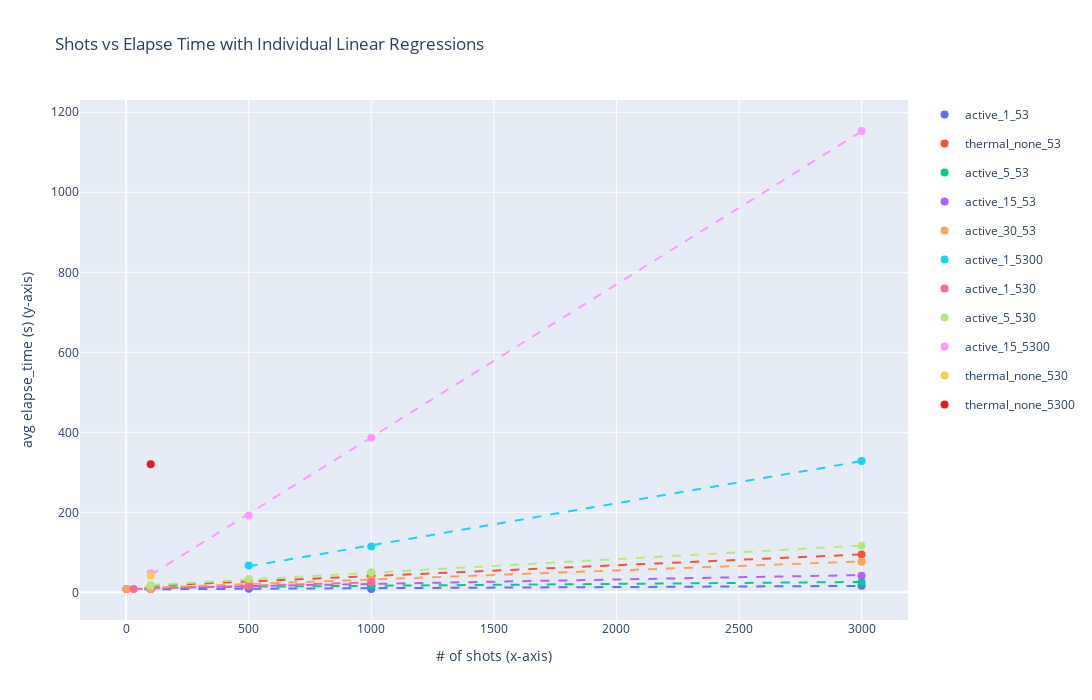

The code cell stored with this chart in its notebook:
### Code cell
import pandas as pd
import plotly.graph_objects as go
from plotly.subplots import make_subplots
import numpy as np
from sklearn.linear_model import LinearRegression
import plotly.express as px

# 데이터 생성
data = {
    'reset': ['active', 'active', 'active', 'thermal', 'thermal', 'thermal', 
              'active', 'active', 'active', 'active', 'active', 'active',
              'active', 'active', 'active', 'active', 'active', 'active',
              'thermal', 'active', 'active', 'active', 'active', 'active',
              'active', 'active', 'active', 'active', 'active', 'active',
              'active', 'active', 'active', 'active', 'active', 'active',
              'active', 'thermal', 'thermal'],
    'max_attempts': ['1', '1', '1', 'none', 'none', 'none', 
                     '5', '5', '5', '15', '15', '15',
                     '30', '30', '30', '1', '15', '30',
                     'none', '30', '15', '5', '1', '1',
                     '1', '1', '1', '1', '1', '5',
                     '5', '5', '5', '15', '15', '15',
                     '15', 'none', 'none'],
    'amp_steps': [53, 53, 53, 53, 53, 53, 
                  53, 53, 53, 53, 53, 53,
                  53, 53, 53, 53, 53, 53,
                  53, 53, 53, 53, 53, 5300,
                  530, 5300, 5300, 530, 530, 530,
                  530, 530, 530, 5300, 5300, 5300,
                  5300, 530, 5300],
    'shots': [100, 500, 1000, 100, 500, 1000,
              100, 500, 1000, 100, 500, 1000,
              100, 500, 1000, 1, 1, 1,
              3000, 3000, 3000, 3000, 3000, 3000,
              30, 500, 1000, 1000, 500, 100,
              500, 1000, 3000, 100, 500, 1000,
              3000, 100, 100],
    'elapse_time': [8.35, 8.69, 8.53, 16.65, 25.93, 41.7,
                    8.58, 16.69, 17.965, 8.365, 16.71, 25.295,
                    8.37, 25.08, 33.44, 8.325, 8.365, 8.355,
                    94.63, 76.25, 41.67, 24.99, 16.72, 328.38,
                    8.35, 67.06, 114.82, 24.95, 16.66, 16.64,
                    33.38, 49.92, 116.69, 47.9, 192.06, 386.65,
                    1153.2, 41.71, 320.12]
}

df = pd.DataFrame(data)

# 레전드를 위한 조합 생성
df['legend'] = df['reset'] + '_' + df['max_attempts'].astype(str) + '_' + df['amp_steps'].astype(str)

# 고유한 레전드 값들
unique_legends = df['legend'].unique()

# 색상 팔레트 생성
colors = px.colors.qualitative.Plotly + px.colors.qualitative.Set1 + px.colors.qualitative.Set2

# Plotly 그래프 생성
fig = go.Figure()

# 회귀 분석 결과 저장용 리스트
regression_results = []

# 각 레전드 그룹별로 산점도와 회귀선 추가
for i, legend in enumerate(unique_legends):
    subset = df[df['legend'] == legend]
    color = colors[i % len(colors)]
    
    # 산점도 추가
    fig.add_trace(go.Scatter(
        x=subset['shots'],
        y=subset['elapse_time'],
        mode='markers',
        name=legend,
        marker=dict(
            size=8,
            color=color
        ),
        legendgroup=legend,  # 같은 레전드 그룹으로 묶기
        showlegend=True
    ))
    
    # 데이터 포인트가 2개 이상일 때만 회귀선 추가
    if len(subset) >= 2:
        X = subset['shots'].values.reshape(-1, 1)
        y = subset['elapse_time'].values
        
        # 선형 회귀 모델 학습
        model = LinearRegression()
        model.fit(X, y)
        
        # 회귀선을 위한 x 값 생성
        x_min, x_max = subset['shots'].min(), subset['shots'].max()
        
        # x_min과 x_max가 같은 경우 처리
        if x_min == x_max:
            x_range = np.array([x_min - 10, x_min, x_min + 10])
        else:
            x_range = np.linspace(x_min, x_max, 50)
        
        y_pred = model.predict(x_range.reshape(-1, 1))
        
        # 회귀선 추가
        fig.add_trace(go.Scatter(
            x=x_range,
            y=y_pred,
            mode='lines',
            name=f'{legend}_regression',
            line=dict(color=color, width=2, dash='dash'),
            legendgroup=legend,  # 같은 레전드 그룹으로 묶기
            showlegend=False  # 회귀선은 레전드에서 숨기기
        ))
        
        # 회귀 분석 결과 저장
        regression_results.append({
            'legend': legend,
            'a (slope)': model.coef_[0],
            'b (intercept)': model.intercept_,
            'n_points': len(subset),
            'equation': f'y = {model.coef_[0]:.4f}x + {model.intercept_:.2f}'
        })

# 레이아웃 설정
fig.update_layout(
    title='Shots vs Elapse Time with Individual Linear Regressions',
    xaxis_title='# of shots (x-axis)',
    yaxis_title='avg elapse_time (s) (y-axis)',
    hovermode='closest',
    width=1200,
    height=700,
    legend=dict(
        orientation="v",
        yanchor="top",
        y=1,
        xanchor="left",
        x=1.02
    )
)

# 그래프 표시
fig.show()

# 회귀 분석 결과 출력
print("\n" + "="*70)
print("각 레전드별 선형 회귀 분석 결과 (y = ax + b)")
print("="*70)

# 결과를 DataFrame으로 변환하여 보기 좋게 출력
results_df = pd.DataFrame(regression_results)
results_df = results_df.sort_values('legend')

for idx, row in results_df.iterrows():
    print(f"\n레전드: {row['legend']}")
    print(f"  방정식: {row['equation']}")
    print(f"  기울기 (a): {row['a (slope)']:.6f}")
    print(f"  절편 (b): {row['b (intercept)']:.4f}")
    print(f"  데이터 포인트 수: {row['n_points']}")

# 요약 테이블 출력
print("\n" + "="*70)
print("회귀 분석 요약 테이블")
print("="*70)

# 보기 좋게 정렬된 테이블 출력
summary_df = results_df[['legend', 'a (slope)', 'b (intercept)', 'n_points']].copy()
summary_df['a (slope)'] = summary_df['a (slope)'].round(6)
summary_df['b (intercept)'] = summary_df['b (intercept)'].round(4)

# pandas 출력 옵션 설정
pd.set_option('display.max_columns', None)
pd.set_option('display.width', None)
pd.set_option('display.max_colwidth', None)

print(summary_df.to_string(index=False))

# CSV로 저장 (옵션)
save_to_csv = input("\n\n결과를 CSV 파일로 저장하시겠습니까? (y/n): ")
if save_to_csv.lower() == 'y':
    results_df.to_csv('regression_results.csv', index=False)
    print("regression_results.csv 파일로 저장되었습니다.")

### Figure 1 — Plotly figure (JSON) as saved in the notebook; plotly's stock layout.template omitted (floating-point values rounded to 4 significant figures)
{"data": [{"legendgroup": "active_1_53", "marker": {"color": "#636EFA", "size": 8}, "mode": "markers", "name": "active_1_53", "showlegend": true, "type": "scatter", "x": [100, 500, 1000, 1, 3000], "y": [8.35, 8.69, 8.53, 8.325, 16.72]}, {"legendgroup": "active_1_53", "line": {"color": "#636EFA", "dash": "dash", "width": 2}, "mode": "lines", "name": "active_1_53_regression", "showlegend": false, "type": "scatter", "x": [1, 62.2, 123.4, 184.6, 245.8, 307.0, 368.2, 429.4, 490.6, 551.8, 613.0, 674.2, 735.4, 796.7, 857.9, 919.1, 980.3, 1041.0, 1103.0, 1164.0, 1225.0, 1286.0, 1347.0, 1409.0, 1470.0, 1531.0, 1592.0, 1654.0, 1715.0, 1776.0, 1837.0, 1898.0, 1960.0, 2021.0, 2082.0, 2143.0, 2204.0, 2266.0, 2327.0, 2388.0, 2449.0, 2510.0, 2572.0, 2633.0, 2694.0, 2755.0, 2816.0, 2878.0, 2939.0, 3000], "y": [7.484, 7.66, 7.835, 8.011, 8.187, 8.362, 8.538, 8.714, 8.89, 9.065, 9.241, 9.417, 9.593, 9.768, 9.944, 10.12, 10.3, 10.47, 10.65, 10.82, 11.0, 11.17, 11.35, 11.53, 11.7, 11.88, 12.05, 12.23, 12.4, 12.58, 12.76, 12.93, 13.11, 13.28, 13.46, 13.63, 13.81, 13.99, 14.16, 14.34, 14.51, 14.69, 14.86, 15.04, 15.22, 15.39, 15.57, 15.74, 15.92, 16.09]}, {"legendgroup": "thermal_none_53", "marker": {"color": "#EF553B", "size": 8}, "mode": "markers", "name": "thermal_none_53", "showlegend": true, "type": "scatter", "x": [100, 500, 1000, 3000], "y": [16.65, 25.93, 41.7, 94.63]}, {"legendgroup": "thermal_none_53", "line": {"color": "#EF553B", "dash": "dash", "width": 2}, "mode": "lines", "name": "thermal_none_53_regression", "showlegend": false, "type": "scatter", "x": [100, 159.2, 218.4, 277.6, 336.7, 395.9, 455.1, 514.3, 573.5, 632.7, 691.8, 751.0, 810.2, 869.4, 928.6, 987.8, 1047.0, 1106.0, 1165.0, 1224.0, 1284.0, 1343.0, 1402.0, 1461.0, 1520.0, 1580.0, 1639.0, 1698.0, 1757.0, 1816.0, 1876.0, 1935.0, 1994.0, 2053.0, 2112.0, 2171.0, 2231.0, 2290.0, 2349.0, 2408.0, 2467.0, 2527.0, 2586.0, 2645.0, 2704.0, 2763.0, 2822.0, 2882.0, 2941.0, 3000], "y": [16.32, 17.92, 19.52, 21.12, 22.72, 24.32, 25.93, 27.53, 29.13, 30.73, 32.33, 33.93, 35.53, 37.13, 38.74, 40.34, 41.94, 43.54, 45.14, 46.74, 48.34, 49.95, 51.55, 53.15, 54.75, 56.35, 57.95, 59.55, 61.15, 62.76, 64.36, 65.96, 67.56, 69.16, 70.76, 72.36, 73.97, 75.57, 77.17, 78.77, 80.37, 81.97, 83.57, 85.18, 86.78, 88.38, 89.98, 91.58, 93.18, 94.78]}, {"legendgroup": "active_5_53", "marker": {"color": "#00CC96", "size": 8}, "mode": "markers", "name": "active_5_53", "showlegend": true, "type": "scatter", "x": [100, 500, 1000, 3000], "y": [8.58, 16.69, 17.96, 24.99]}, {"legendgroup": "active_5_53", "line": {"color": "#00CC96", "dash": "dash", "width": 2}, "mode": "lines", "name": "active_5_53_regression", "showlegend": false, "type": "scatter", "x": [100, 159.2, 218.4, 277.6, 336.7, 395.9, 455.1, 514.3, 573.5, 632.7, 691.8, 751.0, 810.2, 869.4, 928.6, 987.8, 1047.0, 1106.0, 1165.0, 1224.0, 1284.0, 1343.0, 1402.0, 1461.0, 1520.0, 1580.0, 1639.0, 1698.0, 1757.0, 1816.0, 1876.0, 1935.0, 1994.0, 2053.0, 2112.0, 2171.0, 2231.0, 2290.0, 2349.0, 2408.0, 2467.0, 2527.0, 2586.0, 2645.0, 2704.0, 2763.0, 2822.0, 2882.0, 2941.0, 3000], "y": [12.05, 12.34, 12.62, 12.9, 13.18, 13.46, 13.75, 14.03, 14.31, 14.59, 14.87, 15.16, 15.44, 15.72, 16.0, 16.28, 16.57, 16.85, 17.13, 17.41, 17.69, 17.98, 18.26, 18.54, 18.82, 19.1, 19.38, 19.67, 19.95, 20.23, 20.51, 20.79, 21.08, 21.36, 21.64, 21.92, 22.2, 22.49, 22.77, 23.05, 23.33, 23.61, 23.9, 24.18, 24.46, 24.74, 25.02, 25.31, 25.59, 25.87]}, {"legendgroup": "active_15_53", "marker": {"color": "#AB63FA", "size": 8}, "mode": "markers", "name": "active_15_53", "showlegend": true, "type": "scatter", "x": [100, 500, 1000, 1, 3000], "y": [8.365, 16.71, 25.3, 8.365, 41.67]}, {"legendgroup": "active_15_53", "line": {"color": "#AB63FA", "dash": "dash", "width": 2}, "mode": "lines", "name": "active_15_53_regression", "showlegend": false, "type": "scatter", "x": [1, 62.2, 123.4, 184.6, 245.8, 307.0, 368.2, 429.4, 490.6, 551.8, 613.0, 674.2, 735.4, 796.7, 857.9, 919.1, 980.3, 1041.0, 1103.0, 1164.0, 1225.0, 1286.0, 1347.0, 1409.0, 1470.0, 1531.0, 1592.0, 1654.0, 1715.0, 1776.0, 1837.0, 1898.0, 1960.0, 2021.0, 2082.0, 2143.0, 2204.0, 2266.0, 2327.0, 2388.0, 2449.0, 2510.0, 2572.0, 2633.0, 2694.0, 2755.0, 2816.0, 2878.0, 2939.0, 3000], "y": [9.844, 10.53, 11.21, 11.89, 12.57, 13.25, 13.93, 14.62, 15.3, 15.98, 16.66, 17.34, 18.02, 18.71, 19.39, 20.07, 20.75, 21.43, 22.11, 22.79, 23.48, 24.16, 24.84, 25.52, 26.2, 26.88, 27.57, 28.25, 28.93, 29.61, 30.29, 30.97, 31.66, 32.34, 33.02, 33.7, 34.38, 35.06, 35.75, 36.43, 37.11, 37.79, 38.47, 39.15, 39.84, 40.52, 41.2, 41.88, 42.56, 43.24]}, {"legendgroup": "active_30_53", "marker": {"color": "#FFA15A", "size": 8}, "mode": "markers", "name": "active_30_53", "showlegend": true, "type": "scatter", "x": [100, 500, 1000, 1, 3000], "y": [8.37, 25.08, 33.44, 8.355, 76.25]}, {"legendgroup": "active_30_53", "line": {"color": "#FFA15A", "dash": "dash", "width": 2}, "mode": "lines", "name": "active_30_53_regression", "showlegend": false, "type": "scatter", "x": [1, 62.2, 123.4, 184.6, 245.8, 307.0, 368.2, 429.4, 490.6, 551.8, 613.0, 674.2, 735.4, 796.7, 857.9, 919.1, 980.3, 1041.0, 1103.0, 1164.0, 1225.0, 1286.0, 1347.0, 1409.0, 1470.0, 1531.0, 1592.0, 1654.0, 1715.0, 1776.0, 1837.0, 1898.0, 1960.0, 2021.0, 2082.0, 2143.0, 2204.0, 2266.0, 2327.0, 2388.0, 2449.0, 2510.0, 2572.0, 2633.0, 2694.0, 2755.0, 2816.0, 2878.0, 2939.0, 3000], "y": [9.528, 10.91, 12.29, 13.68, 15.06, 16.44, 17.83, 19.21, 20.59, 21.98, 23.36, 24.74, 26.12, 27.51, 28.89, 30.27, 31.66, 33.04, 34.42, 35.81, 37.19, 38.57, 39.95, 41.34, 42.72, 44.1, 45.49, 46.87, 48.25, 49.64, 51.02, 52.4, 53.78, 55.17, 56.55, 57.93, 59.32, 60.7, 62.08, 63.47, 64.85, 66.23, 67.61, 69.0, 70.38, 71.76, 73.15, 74.53, 75.91, 77.3]}, {"legendgroup": "active_1_5300", "marker": {"color": "#19D3F3", "size": 8}, "mode": "markers", "name": "active_1_5300", "showlegend": true, "type": "scatter", "x": [3000, 500, 1000], "y": [328.4, 67.06, 114.8]}, {"legendgroup": "active_1_5300", "line": {"color": "#19D3F3", "dash": "dash", "width": 2}, "mode": "lines", "name": "active_1_5300_regression", "showlegend": false, "type": "scatter", "x": [500, 551.0, 602.0, 653.1, 704.1, 755.1, 806.1, 857.1, 908.2, 959.2, 1010.0, 1061.0, 1112.0, 1163.0, 1214.0, 1265.0, 1316.0, 1367.0, 1418.0, 1469.0, 1520.0, 1571.0, 1622.0, 1673.0, 1724.0, 1776.0, 1827.0, 1878.0, 1929.0, 1980.0, 2031.0, 2082.0, 2133.0, 2184.0, 2235.0, 2286.0, 2337.0, 2388.0, 2439.0, 2490.0, 2541.0, 2592.0, 2643.0, 2694.0, 2745.0, 2796.0, 2847.0, 2898.0, 2949.0, 3000], "y": [64.92, 70.28, 75.65, 81.01, 86.38, 91.74, 97.11, 102.5, 107.8, 113.2, 118.6, 123.9, 129.3, 134.7, 140.0, 145.4, 150.8, 156.1, 161.5, 166.9, 172.2, 177.6, 183.0, 188.3, 193.7, 199.1, 204.4, 209.8, 215.2, 220.5, 225.9, 231.3, 236.6, 242.0, 247.4, 252.7, 258.1, 263.5, 268.8, 274.2, 279.6, 284.9, 290.3, 295.6, 301.0, 306.4, 311.7, 317.1, 322.5, 327.8]}, {"legendgroup": "active_1_530", "marker": {"color": "#FF6692", "size": 8}, "mode": "markers", "name": "active_1_530", "showlegend": true, "type": "scatter", "x": [30, 1000, 500], "y": [8.35, 24.95, 16.66]}, {"legendgroup": "active_1_530", "line": {"color": "#FF6692", "dash": "dash", "width": 2}, "mode": "lines", "name": "active_1_530_regression", "showlegend": false, "type": "scatter", "x": [30, 49.8, 69.59, 89.39, 109.2, 129.0, 148.8, 168.6, 188.4, 208.2, 228.0, 247.8, 267.6, 287.3, 307.1, 326.9, 346.7, 366.5, 386.3, 406.1, 425.9, 445.7, 465.5, 485.3, 505.1, 524.9, 544.7, 564.5, 584.3, 604.1, 623.9, 643.7, 663.5, 683.3, 703.1, 722.9, 742.7, 762.4, 782.2, 802.0, 821.8, 841.6, 861.4, 881.2, 901.0, 920.8, 940.6, 960.4, 980.2, 1000], "y": [8.442, 8.78, 9.119, 9.458, 9.796, 10.13, 10.47, 10.81, 11.15, 11.49, 11.83, 12.17, 12.51, 12.84, 13.18, 13.52, 13.86, 14.2, 14.54, 14.88, 15.21, 15.55, 15.89, 16.23, 16.57, 16.91, 17.25, 17.59, 17.92, 18.26, 18.6, 18.94, 19.28, 19.62, 19.96, 20.29, 20.63, 20.97, 21.31, 21.65, 21.99, 22.33, 22.67, 23.0, 23.34, 23.68, 24.02, 24.36, 24.7, 25.04]}, {"legendgroup": "active_5_530", "marker": {"color": "#B6E880", "size": 8}, "mode": "markers", "name": "active_5_530", "showlegend": true, "type": "scatter", "x": [100, 500, 1000, 3000], "y": [16.64, 33.38, 49.92, 116.7]}, {"legendgroup": "active_5_530", "line": {"color": "#B6E880", "dash": "dash", "width": 2}, "mode": "lines", "name": "active_5_530_regression", "showlegend": false, "type": "scatter", "x": [100, 159.2, 218.4, 277.6, 336.7, 395.9, 455.1, 514.3, 573.5, 632.7, 691.8, 751.0, 810.2, 869.4, 928.6, 987.8, 1047.0, 1106.0, 1165.0, 1224.0, 1284.0, 1343.0, 1402.0, 1461.0, 1520.0, 1580.0, 1639.0, 1698.0, 1757.0, 1816.0, 1876.0, 1935.0, 1994.0, 2053.0, 2112.0, 2171.0, 2231.0, 2290.0, 2349.0, 2408.0, 2467.0, 2527.0, 2586.0, 2645.0, 2704.0, 2763.0, 2822.0, 2882.0, 2941.0, 3000], "y": [18.41, 20.42, 22.44, 24.45, 26.47, 28.48, 30.5, 32.51, 34.53, 36.54, 38.56, 40.57, 42.59, 44.6, 46.62, 48.63, 50.65, 52.66, 54.68, 56.69, 58.71, 60.72, 62.74, 64.75, 66.77, 68.78, 70.8, 72.81, 74.83, 76.84, 78.86, 80.87, 82.89, 84.91, 86.92, 88.94, 90.95, 92.97, 94.98, 97.0, 99.01, 101.0, 103.0, 105.1, 107.1, 109.1, 111.1, 113.1, 115.1, 117.1]}, {"legendgroup": "active_15_5300", "marker": {"color": "#FF97FF", "size": 8}, "mode": "markers", "name": "active_15_5300", "showlegend": true, "type": "scatter", "x": [100, 500, 1000, 3000], "y": [47.9, 192.1, 386.6, 1153.0]}, {"legendgroup": "active_15_5300", "line": {"color": "#FF97FF", "dash": "dash", "width": 2}, "mode": "lines", "name": "active_15_5300_regression", "showlegend": false, "type": "scatter", "x": [100, 159.2, 218.4, 277.6, 336.7, 395.9, 455.1, 514.3, 573.5, 632.7, 691.8, 751.0, 810.2, 869.4, 928.6, 987.8, 1047.0, 1106.0, 1165.0, 1224.0, 1284.0, 1343.0, 1402.0, 1461.0, 1520.0, 1580.0, 1639.0, 1698.0, 1757.0, 1816.0, 1876.0, 1935.0, 1994.0, 2053.0, 2112.0, 2171.0, 2231.0, 2290.0, 2349.0, 2408.0, 2467.0, 2527.0, 2586.0, 2645.0, 2704.0, 2763.0, 2822.0, 2882.0, 2941.0, 3000], "y": [43.48, 66.11, 88.74, 111.4, 134.0, 156.6, 179.3, 201.9, 224.5, 247.1, 269.8, 292.4, 315.0, 337.7, 360.3, 382.9, 405.5, 428.2, 450.8, 473.4, 496.1, 518.7, 541.3, 563.9, 586.6, 609.2, 631.8, 654.5, 677.1, 699.7, 722.4, 745.0, 767.6, 790.2, 812.9, 835.5, 858.1, 880.8, 903.4, 926.0, 948.6, 971.3, 993.9, 1017.0, 1039.0, 1062.0, 1084.0, 1107.0, 1130.0, 1152.0]}, {"legendgroup": "thermal_none_530", "marker": {"color": "#FECB52", "size": 8}, "mode": "markers", "name": "thermal_none_530", "showlegend": true, "type": "scatter", "x": [100], "y": [41.71]}, {"legendgroup": "thermal_none_5300", "marker": {"color": "rgb(228,26,28)", "size": 8}, "mode": "markers", "name": "thermal_none_5300", "showlegend": true, "type": "scatter", "x": [100], "y": [320.1]}], "layout": {"height": 700, "hovermode": "closest", "legend": {"orientation": "v", "x": 1.02, "xanchor": "left", "y": 1, "yanchor": "top"}, "title": {"text": "Shots vs Elapse Time with Individual Linear Regressions"}, "width": 1200, "xaxis": {"title": {"text": "# of shots (x-axis)"}}, "yaxis": {"title": {"text": "avg elapse_time (s) (y-axis)"}}}}
